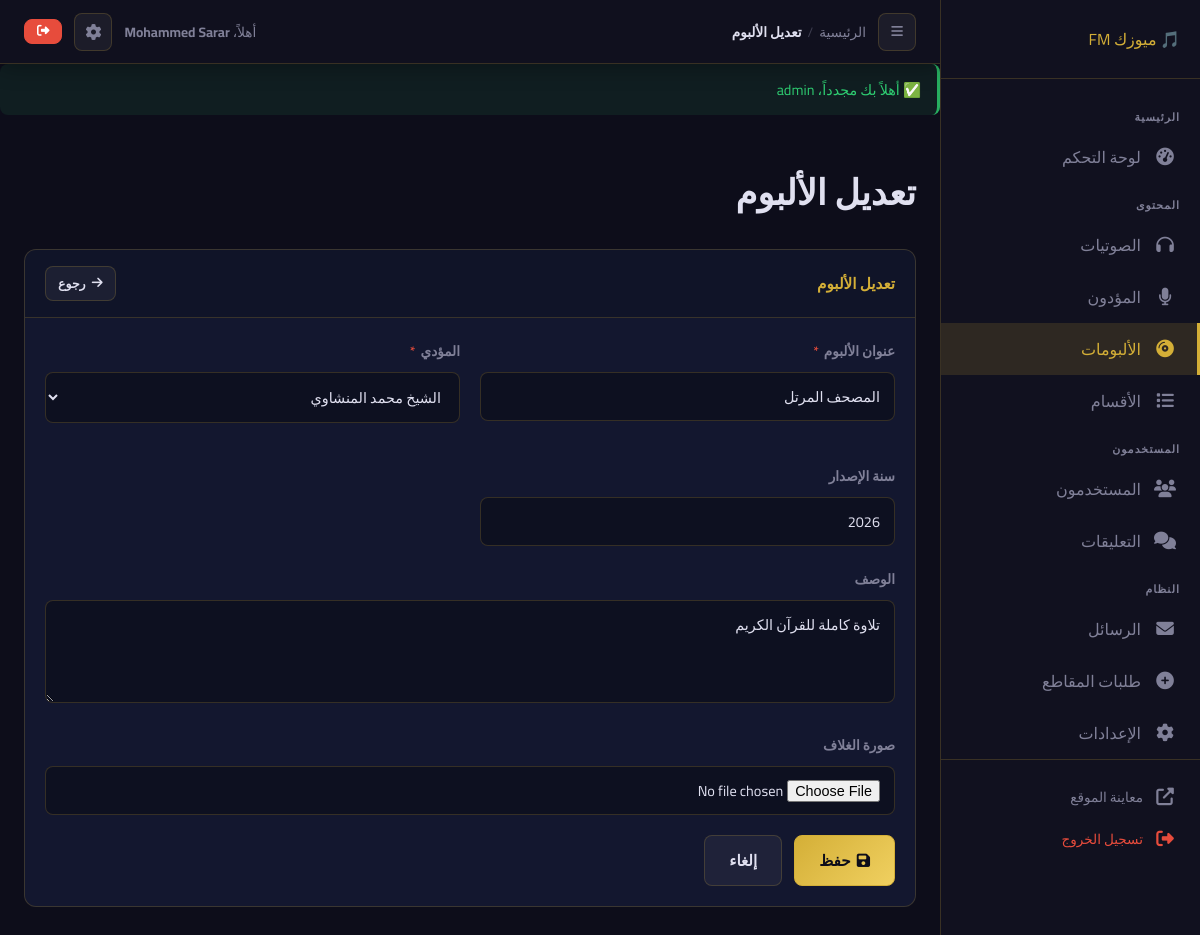
/admin/albums.php?action=edit&id=1 (signed in), run on the app's committed database.
### tables this page shows
CREATE TABLE `users` (
  `id` int NOT NULL,
  `username` varchar(100) NOT NULL,
  `full_name` varchar(100) DEFAULT NULL,
  `email` varchar(255) NOT NULL,
  `password` varchar(255) NOT NULL,
  `role` enum('admin','performer','user') NOT NULL DEFAULT 'user',
  `avatar` varchar(255) DEFAULT NULL,
  `bio` text,
  `phone` varchar(50) DEFAULT NULL,
  `website` varchar(255) DEFAULT NULL,
  `reset_token` varchar(64) DEFAULT NULL,
  `reset_expires` datetime DEFAULT NULL,
  `is_active` tinyint(1) NOT NULL DEFAULT '1',
  `created_at` datetime NOT NULL DEFAULT CURRENT_TIMESTAMP,
  `updated_at` datetime DEFAULT NULL ON UPDATE CURRENT_TIMESTAMP
);

CREATE TABLE `albums` (
  `id` int NOT NULL,
  `title` varchar(255) NOT NULL,
  `slug` varchar(255) NOT NULL,
  `performer_id` int NOT NULL,
  `cover_image` varchar(255) DEFAULT NULL,
  `description` text,
  `year` year DEFAULT NULL,
  `audios_count` int DEFAULT '0',
  `created_at` datetime NOT NULL DEFAULT CURRENT_TIMESTAMP
);

CREATE TABLE `performers` (
  `id` int NOT NULL,
  `user_id` int DEFAULT NULL,
  `name` varchar(255) NOT NULL,
  `full_name` varchar(100) DEFAULT NULL,
  `slug` varchar(255) NOT NULL,
  `bio` text,
  `image` varchar(255) DEFAULT NULL,
  `cover_image` varchar(255) DEFAULT NULL,
  `followers_count` int DEFAULT '0',
  `audios_count` int DEFAULT '0',
  `is_verified` tinyint(1) DEFAULT '0',
  `created_at` datetime NOT NULL DEFAULT CURRENT_TIMESTAMP
);

### includes/auth.php (called while the page is built, shortened)
<?php
function getCurrentUser(): ?array {
    static $user = null;
    if ($user === null) {
        $db   = getDB();
        $stmt = $db->prepare("SELECT * FROM users WHERE id = ? AND is_active = 1");
        $stmt->execute([$_SESSION['user_id']]);
        $user = $stmt->fetch() ?: null;
    }
    return $user;
}

### admin/albums.php (the view, shortened to what this page needs)
<?php
require_once __DIR__ . '/../includes/functions.php';
require_once __DIR__ . '/../includes/auth.php';
$action  = clean($_GET['action'] ?? '');
$albumId = (int)($_GET['id'] ?? 0);
$db      = getDB();
$editAlbum = null;
if (in_array($action, ['add', 'edit'])) {
    if ($action === 'edit' && $albumId) {
        $stmt = $db->prepare("SELECT * FROM albums WHERE id=?");
        $stmt->execute([$albumId]);
        $editAlbum = $stmt->fetch();
    }
}
$performers = getPerformers(500);
$pageTitle  = $action === 'add' ? 'إضافة ألبوم' : ($action === 'edit' ? 'تعديل الألبوم' : 'إدارة الألبومات');
require_once __DIR__ . '/includes/admin_header.php';
?>
<?php if (in_array($action, ['add', 'edit'])): ?>
<div class="card">
    <div class="card-header">
        <h2 class="card-title-sm"><?= $action === 'add' ? 'إضافة ألبوم جديد' : 'تعديل الألبوم' ?></h2>
        <a href="<?= BASE_URL ?>/admin/albums.php" class="btn btn-ghost btn-sm"><i class="fas fa-arrow-right"></i> رجوع</a>
    </div>
    <div class="card-body">
        <form method="post" enctype="multipart/form-data">
            <div class="form-row">
                <div class="form-group">
                    <label class="form-label">عنوان الألبوم <span class="req">*</span></label>
                    <input type="text" name="title" class="form-control" required value="<?= clean($editAlbum['title'] ?? '') ?>">
                </div>
                <div class="form-group">
                    <label class="form-label">المؤدي <span class="req">*</span></label>
                    <select name="performer_id" class="form-control" required>
                        <?php foreach ($performers as $p): ?>
                            <option value="<?= $p['id'] ?>" <?= ($editAlbum['performer_id'] ?? '') == $p['id'] ? 'selected' : '' ?>><?= clean($p['name']) ?></option>
                        <?php endforeach; ?>
                    </select>
                </div>
                <div class="form-group">
                    <label class="form-label">سنة الإصدار</label>
                    <input type="number" name="year" class="form-control" value="<?= $editAlbum['year'] ?? date('Y') ?>" min="1900" max="<?= date('Y') ?>">
                </div>
            </div>
            <div class="form-group">
                <label class="form-label">الوصف</label>
                <textarea name="description" class="form-control" rows="3"><?= clean($editAlbum['description'] ?? '') ?></textarea>
            </div>
            <div class="form-group">
                <label class="form-label">صورة الغلاف</label>
                <input type="file" name="cover_image" class="form-control" accept="image/*" data-preview="album-preview">
            </div>
            <div style="display:flex;gap:12px;">
                <button type="submit" name="save_album" class="btn btn-gold btn-lg"><i class="fas fa-save"></i> حفظ</button>
                <a href="<?= BASE_URL ?>/admin/albums.php" class="btn btn-ghost btn-lg">إلغاء</a>
            </div>
        </form>
    </div>
</div>
<?php endif; ?>
<?php require_once __DIR__ . '/includes/admin_footer.php'; ?>

### admin/includes/admin_header.php (shortened to what this page needs)
<?php
$adminSiteName  = getSetting('site_name', 'موسيكان');
$adminUser      = getCurrentUser();
?>
<!DOCTYPE html>
<html lang="ar" dir="rtl">
<head>
    <link rel="stylesheet" href="https://cdnjs.cloudflare.com/ajax/libs/font-awesome/6.5.0/css/all.min.css">
    <link rel="stylesheet" href="<?= BASE_URL ?>/assets/css/admin.css">
    <link rel="stylesheet" href="<?= BASE_URL ?>/assets/css/admin-extra.css">
</head>
<body>
<aside class="admin-sidebar" id="admin-sidebar">
    <div class="sidebar-logo">
        <a href="<?= BASE_URL ?>/admin/dashboard.php">🎵 <?= clean($adminSiteName) ?></a>
    </div>
    <nav class="sidebar-nav">
        <div class="sidebar-section-title">الرئيسية</div>
        <a href="<?= BASE_URL ?>/admin/dashboard.php" class="sidebar-item <?= (basename($_SERVER['PHP_SELF']) === 'dashboard.php') ? 'active' : '' ?>">
            <i class="fas fa-tachometer-alt"></i> لوحة التحكم
        </a>
        <div class="sidebar-section-title">المحتوى</div>
        <a href="<?= BASE_URL ?>/admin/audios.php" class="sidebar-item <?= str_contains($_SERVER['PHP_SELF'], 'audios') ? 'active' : '' ?>">
            <i class="fas fa-headphones"></i> الصوتيات
        </a>
        <a href="<?= BASE_URL ?>/admin/performers.php" class="sidebar-item <?= str_contains($_SERVER['PHP_SELF'], 'performers') ? 'active' : '' ?>">
            <i class="fas fa-microphone"></i> المؤدون
        </a>
        <a href="<?= BASE_URL ?>/admin/albums.php" class="sidebar-item <?= str_contains($_SERVER['PHP_SELF'], 'albums') ? 'active' : '' ?>">
            <i class="fas fa-compact-disc"></i> الألبومات
        </a>
        <a href="<?= BASE_URL ?>/admin/categories.php" class="sidebar-item <?= str_contains($_SERVER['PHP_SELF'], 'categories') ? 'active' : '' ?>">
            <i class="fas fa-list"></i> الأقسام
        </a>
        <div class="sidebar-section-title">المستخدمون</div>
        <a href="<?= BASE_URL ?>/admin/users.php" class="sidebar-item <?= str_contains($_SERVER['PHP_SELF'], 'users') ? 'active' : '' ?>">
            <i class="fas fa-users"></i> المستخدمون
        </a>
        <a href="<?= BASE_URL ?>/admin/comments.php" class="sidebar-item <?= str_contains($_SERVER['PHP_SELF'], 'comments') ? 'active' : '' ?>">
            <i class="fas fa-comments"></i> التعليقات
        </a>
        <div class="sidebar-section-title">النظام</div>
        <a href="<?= BASE_URL ?>/admin/messages.php" class="sidebar-item <?= str_contains($_SERVER['PHP_SELF'], 'messages') ? 'active' : '' ?>">
            <i class="fas fa-envelope"></i> الرسائل
        </a>
        <a href="<?= BASE_URL ?>/admin/requests.php" class="sidebar-item <?= str_contains($_SERVER['PHP_SELF'], 'requests') ? 'active' : '' ?>">
            <i class="fas fa-plus-circle"></i> طلبات المقاطع
        </a>
        <a href="<?= BASE_URL ?>/admin/settings.php" class="sidebar-item <?= str_contains($_SERVER['PHP_SELF'], 'settings') ? 'active' : '' ?>">
            <i class="fas fa-cog"></i> الإعدادات
        </a>
        <div class="sidebar-footer">
            <a href="<?= BASE_URL ?>/" target="_blank" class="sidebar-item">
                <i class="fas fa-external-link-alt"></i> معاينة الموقع
            </a>
            <a href="<?= BASE_URL ?>/logout.php" class="sidebar-item" style="color:#e74c3c;">
                <i class="fas fa-sign-out-alt"></i> تسجيل الخروج
            </a>
        </div>
    </nav>
</aside>
<div class="admin-main">
    <header class="admin-header">
        <div class="admin-header-start">
            <button class="btn-icon" id="sidebar-toggle"><i class="fas fa-bars"></i></button>
            <div class="admin-breadcrumb">
                <a href="<?= BASE_URL ?>/admin/dashboard.php">الرئيسية</a>
                <?php if (isset($breadcrumb) && $breadcrumb): ?>
                    <?php foreach ($breadcrumb as $bc): ?>
                        <span class="sep">/</span>
                        <?php if (isset($bc['url'])): ?>
                            <a href="<?= $bc['url'] ?>"><?= clean($bc['label']) ?></a>
                        <?php else: ?>
                            <span class="current"><?= clean($bc['label']) ?></span>
                        <?php endif; ?>
                    <?php endforeach; ?>
                <?php elseif (isset($pageTitle)): ?>
                    <span class="sep">/</span><span class="current"><?= clean($pageTitle) ?></span>
                <?php endif; ?>
            </div>
        </div>
        <div class="admin-header-end">
            <span style="color:var(--admin-muted);font-size:0.85rem;">
                <?php $adminDisplayName = !empty($adminUser['full_name']) ? $adminUser['full_name'] : $adminUser['username']; ?>
                أهلاً، <strong style="color:var(--gold);"><?= clean($adminDisplayName) ?></strong>
            </span>
            <a href="<?= BASE_URL ?>/admin/settings.php" class="btn-icon" title="الإعدادات"><i class="fas fa-cog"></i></a>
            <a href="<?= BASE_URL ?>/logout.php" class="btn btn-danger btn-sm"><i class="fas fa-sign-out-alt"></i></a>
        </div>
    </header>
    <?= showFlash() ?>
    <main class="admin-content">
        <div class="admin-page-title" style="margin-bottom:24px;">
            <h1><?= clean($pageTitle ?? 'لوحة التحكم') ?></h1>
        </div>

### assets/css/admin.css (style rules this page uses)
:root { --admin-bg: #0d0d1a; --admin-sidebar: #11111f; --admin-card: rgba(20, 25, 50, 0.9); --admin-border: rgba(212, 175, 55, 0.2); --admin-gold: #d4af37; --admin-gold2: #f0d060; --admin-text: #e0e0f0; --admin-muted: #808098; --admin-hover: rgba(212, 175, 55, 0.08); --admin-active: rgba(212, 175, 55, 0.15); --admin-danger: #e74c3c; --admin-success: #27ae60; --admin-info: #3498db; --admin-warning: #f39c12; --sidebar-w: 260px; --admin-transition: all 0.3s cubic-bezier(0.4, 0, 0.2, 1); }
*, *::before, *::after { box-sizing: border-box; margin: 0; padding: 0; }
body { font-family: 'Cairo', sans-serif; background: var(--admin-bg); color: var(--admin-text); direction: rtl; text-align: right; min-height: 100vh; overflow-x: hidden; }
a { color: var(--admin-gold); text-decoration: none; transition: var(--admin-transition); }
.admin-sidebar { width: var(--sidebar-w); background: var(--admin-sidebar); border-left: 1px solid var(--admin-border); display: flex; flex-direction: column; position: fixed; top: 0; right: 0; bottom: 0; z-index: 1000; overflow-y: auto; transition: var(--admin-transition); }
.sidebar-logo { padding: 24px 20px; border-bottom: 1px solid var(--admin-border); display: flex; align-items: center; gap: 12px; }
.sidebar-nav { flex: 1; padding: 16px 0; }
.sidebar-item { display: flex; align-items: center; gap: 12px; padding: 11px 20px; color: var(--admin-muted); cursor: pointer; transition: var(--admin-transition); border-right: 3px solid transparent; }
.sidebar-item i { width: 24px; text-align: center; font-size: 1.1rem; flex-shrink: 0; }
.sidebar-item.active { color: var(--admin-gold); background: var(--admin-active); border-right-color: var(--admin-gold); }
.sidebar-footer { padding: 16px 20px; border-top: 1px solid var(--admin-border); }
.sidebar-footer a { display: flex; align-items: center; gap: 10px; color: var(--admin-muted); font-size: 0.85rem; padding: 8px 0; transition: var(--admin-transition); }
.admin-main { flex: 1; margin-right: var(--sidebar-w); display: flex; flex-direction: column; min-height: 100vh; }
.admin-header { background: rgba(17, 17, 31, 0.95); backdrop-filter: blur(20px); border-bottom: 1px solid var(--admin-border); padding: 0 24px; height: 64px; display: flex; align-items: center; justify-content: space-between; position: sticky; top: 0; z-index: 900; box-shadow: 0 4px 20px rgba(0, 0, 0, 0.3); }
.admin-page-title { font-size: 1.1rem; font-weight: 700; color: var(--admin-text); display: flex; align-items: center; gap: 10px; }
.admin-content { flex: 1; padding: 28px 24px; }
.btn { display: inline-flex; align-items: center; gap: 6px; padding: 8px 18px; border-radius: 8px; font-family: inherit; font-size: 0.85rem; font-weight: 600; cursor: pointer; transition: var(--admin-transition); border: 1px solid transparent; text-decoration: none; white-space: nowrap; }
.btn-gold { background: linear-gradient(135deg, #d4af37, #f0d060); color: #0d0d1a; border-color: #d4af37; }
.btn-danger { background: var(--admin-danger); color: white; border-color: var(--admin-danger); }
.btn-ghost { background: rgba(255, 255, 255, 0.05); color: var(--admin-text); border-color: var(--admin-border); }
.btn-sm { padding: 5px 12px; font-size: 0.78rem; }
.btn-lg { padding: 10px 24px; font-size: 0.95rem; }
.form-group { margin-bottom: 20px; }
.form-label { display: block; margin-bottom: 8px; font-weight: 600; font-size: 0.85rem; color: var(--admin-muted); }
.form-label .req { color: var(--admin-danger); margin-right: 2px; }
.form-control { width: 100%; padding: 10px 14px; background: rgba(0, 0, 0, 0.3); border: 1px solid var(--admin-border); border-radius: 8px; color: var(--admin-text); font-family: inherit; font-size: 0.9rem; transition: var(--admin-transition); }
.form-control::placeholder { color: var(--admin-muted); }
textarea.form-control { resize: vertical; min-height: 100px; }
.form-row { display: grid; grid-template-columns: 1fr 1fr; gap: 20px; }

### data on the page
users: full_name "Mohammed Sarar"
albums: title "المصحف المرتل", performer_id "الشيخ محمد المنشاوي", year "2026", description "تلاوة كاملة للقرآن الكريم"

### other printed values
$adminSiteName "ميوزك FM"
$pageTitle "تعديل الألبوم"
$icon "✅"
$flash['message'] "أهلاً بك مجدداً، admin"
